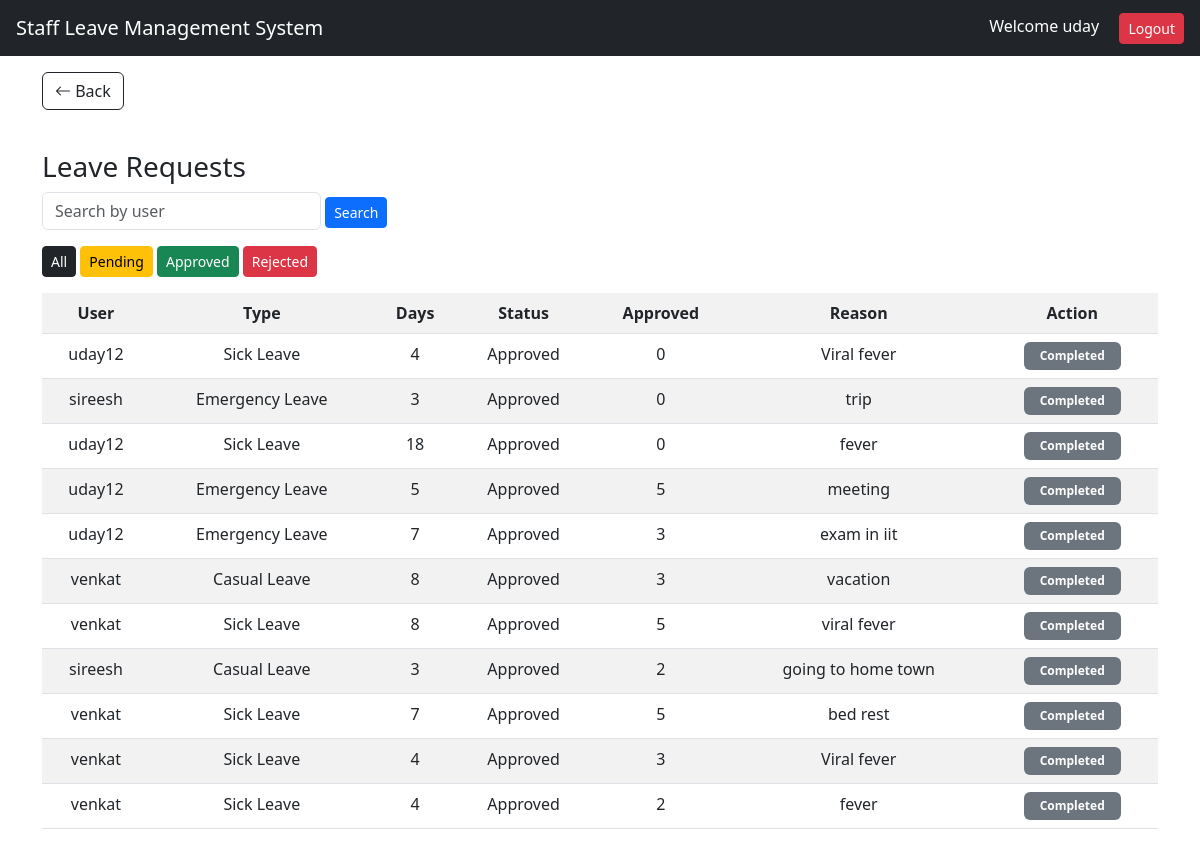
The app's page /leave-requests/?status=Approved (signed in), older data.
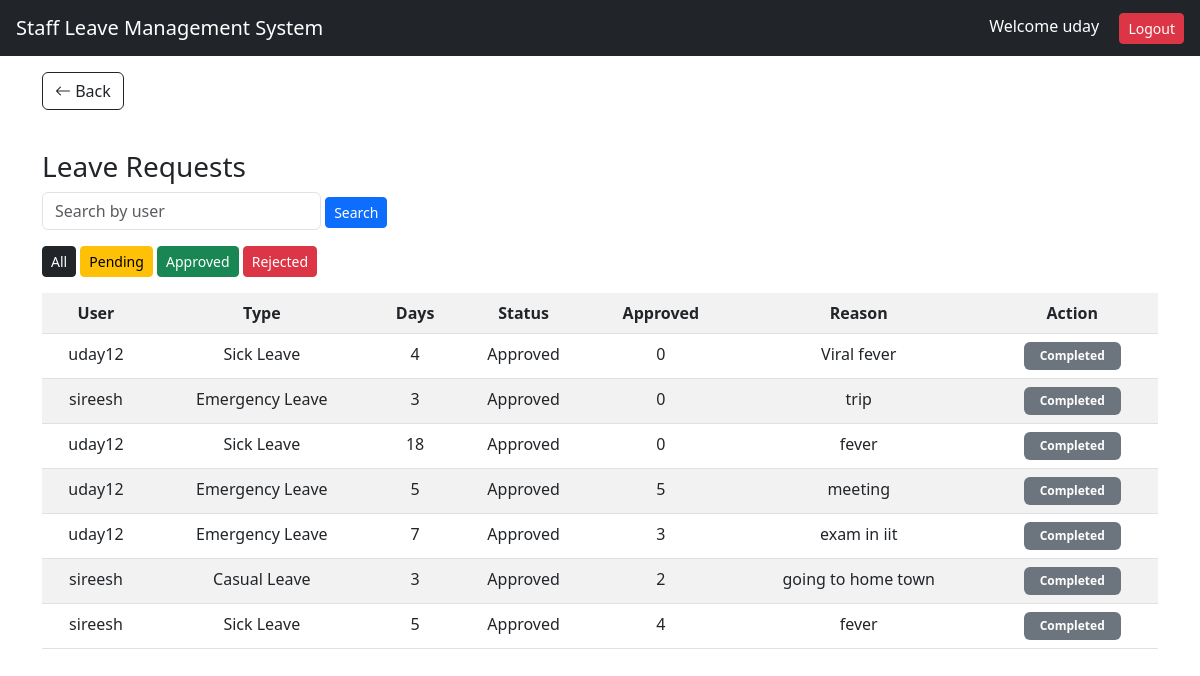
The same page, newer data.
### staff/models.py (models this page shows, shortened)
class Leave(models.Model):
    user = models.ForeignKey(User, on_delete=models.CASCADE)
    leave_type = models.CharField(max_length=50)
    start_date = models.DateField()
    end_date = models.DateField()
    reason = models.TextField()
    approved_days = models.IntegerField(default=0)
    status = models.CharField(max_length=20, default="Pending")
    days = models.IntegerField(default=0)

### staff/views.py (the view)
# urls.py: path('leave-requests/', views.admin_dashboard, name='leave_requests'),
def admin_dashboard(request):
    status_filter = request.GET.get('status')
    if status_filter:
        leaves = Leave.objects.filter(status=status_filter)
    else:
        leaves = Leave.objects.all()
    search = request.GET.get('search')
    if search:
        leaves = Leave.objects.filter(user__username__icontains=search)
    return render(request, 'admin_dashboard.html', {
        'leaves': leaves
    })

### templates/admin_dashboard.html
{% extends 'base.html' %}
{% block content %}
<h3>Leave Requests</h3>
<form method="GET" class="mb-3">
    <input type="text" name="search" placeholder="Search by user" class="form-control w-25 d-inline">
    <button class="btn btn-primary btn-sm">Search</button>
</form>
<div class="mb-3">
    <a href="/leave-requests/" class="btn btn-dark btn-sm">All</a>
    <a href="/leave-requests/?status=Pending" class="btn btn-warning btn-sm">Pending</a>
<a href="/leave-requests/?status=Approved" class="btn btn-success btn-sm">Approved</a>
<a href="/leave-requests/?status=Rejected" class="btn btn-danger btn-sm">Rejected</a>
</div>
<table class="table table-striped text-center">
    <tr>
        <th>User</th>
        <th>Type</th>
        <th>Days</th>
        <th>Status</th>
        <th>Approved</th>
        <th>Reason</th>
        <th>Action</th>
    </tr>
    {% for leave in leaves %}
    <tr>
        <td>{{ leave.user }}</td>
        <td>{{ leave.leave_type }}</td>
        <td>{{ leave.days }}</td>
        <td>{{ leave.status }}</td>
        <td>{{ leave.approved_days }}</td>
        <td>{{ leave.reason }}</td>
        <td class="text-center align-middle">
            {% if leave.status == "Pending" %}
            <a href="/approve/{{ leave.id }}/" class="btn btn-success btn-sm">Approve</a>
            <a href="/reject/{{ leave.id }}/" class="btn btn-danger btn-sm">Reject</a>
            {% else %}
            <span class="badge bg-secondary px-3 py-2">Completed</span>
            {% endif %}
        </td>
    </tr>
    {% endfor %}
</table>
{% endblock %}

Row changes from the older to the newer data that the page shows:
removed Leave: user "venkat", leave_type "Casual Leave", days "8", status "Approved", approved_days "3", reason "vacation", shows "Completed"
removed Leave: user "venkat", leave_type "Sick Leave", days "8", status "Approved", approved_days "5", reason "viral fever", shows "Completed"
removed Leave: user "venkat", leave_type "Sick Leave", days "7", status "Approved", approved_days "5", reason "bed rest", shows "Completed"
removed Leave: user "venkat", leave_type "Sick Leave", days "4", status "Approved", approved_days "3", reason "Viral fever", shows "Completed"
removed Leave: user "venkat", leave_type "Sick Leave", days "4", status "Approved", approved_days "2", reason "fever", shows "Completed"
added Leave: user "sireesh", leave_type "Sick Leave", days "5", status "Approved", approved_days "4", reason "fever", shows "Completed"
